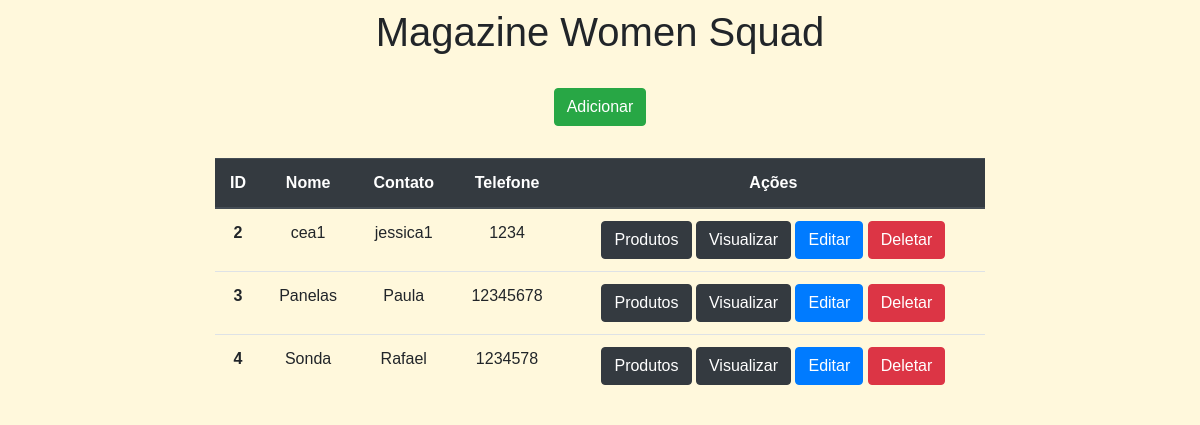
Before: / with the older database file.
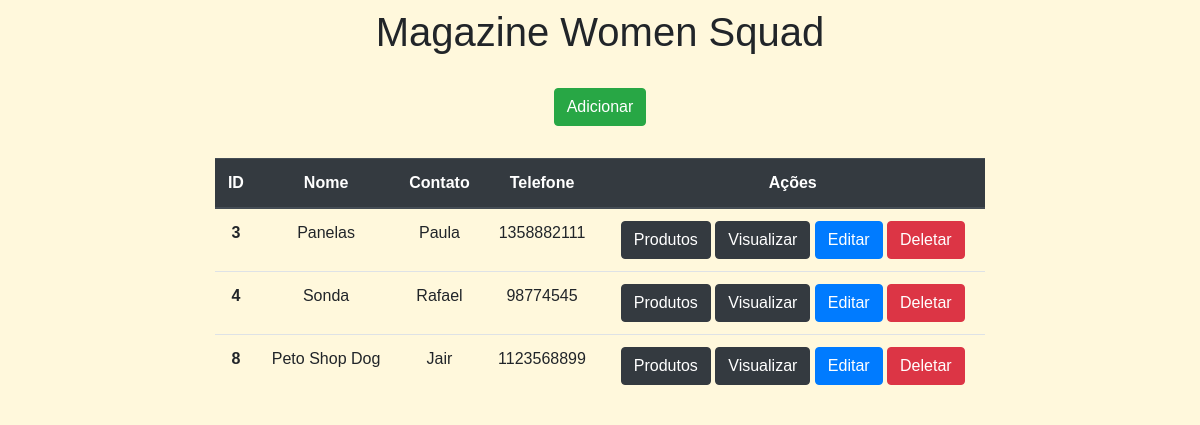
After: the same page with the newer database file.
### app/models.py (models this page shows, shortened)
class Empresa(models.Model):
    Nome = models.CharField(max_length=150)
    Contato = models.CharField(max_length=100)
    Telefone = models.IntegerField()

### app/views.py (the view)
# urls.py: 2. Add a URL to urlpatterns:  path('', views.home, name='home')
def home(request):
    data = {}
    data['db'] = Empresa.objects.all()
    return render(request, 'index.html', data)

### app/templates/index.html (shortened to what this page needs)
<!DOCTYPE html>
<html lang="pt-br">
<head>
    <link rel="stylesheet" href="https://stackpath.bootstrapcdn.com/bootstrap/4.4.1/css/bootstrap.min.css">
    <link rel="stylesheet" href="style.css">
</head>
<body>
    <div class="col-8 m-auto pt-2 pb-2 text-center">
        <h1>Magazine Women Squad</h1>
    </div>
    <div class="col-8 m-auto pt-3 pb-2 text-center">
        <a href="/form" class="btn btn-success">Adicionar</a>
    </div>
    <div class="col-8 m-auto pt-4 pb-2 text-center">
        <table class="table">
          <thead class="thead-dark">
            <tr>
              <th scope="col">ID</th>
              <th scope="col">Nome</th>
              <th scope="col">Contato</th>
              <th scope="col">Telefone</th>
              <th scope="col">Ações</th>
            </tr>
          </thead>
          <tbody>
          {% for dbs in db %}
            <tr>
              <th>{{dbs.id}}</th>
                <td>{{dbs.Nome}}</td>
                <td>{{dbs.Contato}}</td>
                <td>{{dbs.Telefone}}</td>
                <td>
                    <a href="/empresa/{{dbs.id}}/produtos/" class="btn btn-dark">Produtos</a>
                    <a href="/view/{{dbs.id}}/" class="btn btn-dark">Visualizar</a>
                    <a href="/edit/{{dbs.id}}/" class="btn btn-primary">Editar</a>
                    <a href="/delete/{{dbs.id}}/" class="btn btn-danger">Deletar</a>
                </td>
              </tr>
          {% endfor %}
          </tbody>
        </table>
    </div>
</body>
</html>

Changed rows visible on the page:
removed Empresa: id "2", Nome "cea1", Contato "jessica1", Telefone "1234"
changed Empresa "Panelas": Telefone "12345678" → "1358882111"
changed Empresa "Sonda": Telefone "1234578" → "98774545"
added Empresa: id "8", Nome "Peto Shop Dog", Contato "Jair", Telefone "1123568899"
